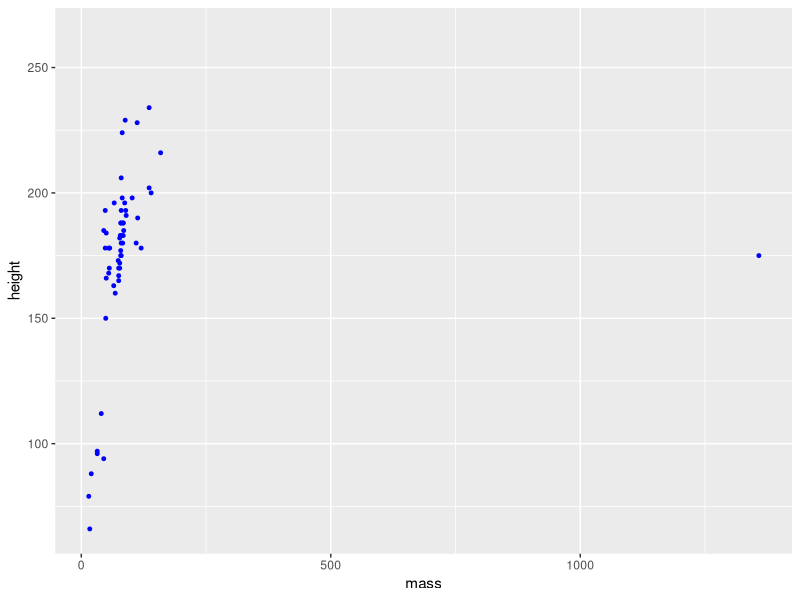

Source code (R):
## ---- chunk 1
knitr::opts_chunk$set(echo = TRUE)
library(tidyverse)
## ---- chunk 2
ggplot(data = starwars, aes(x = mass, y = height))+
  geom_point(color = "blue", size = 1)
